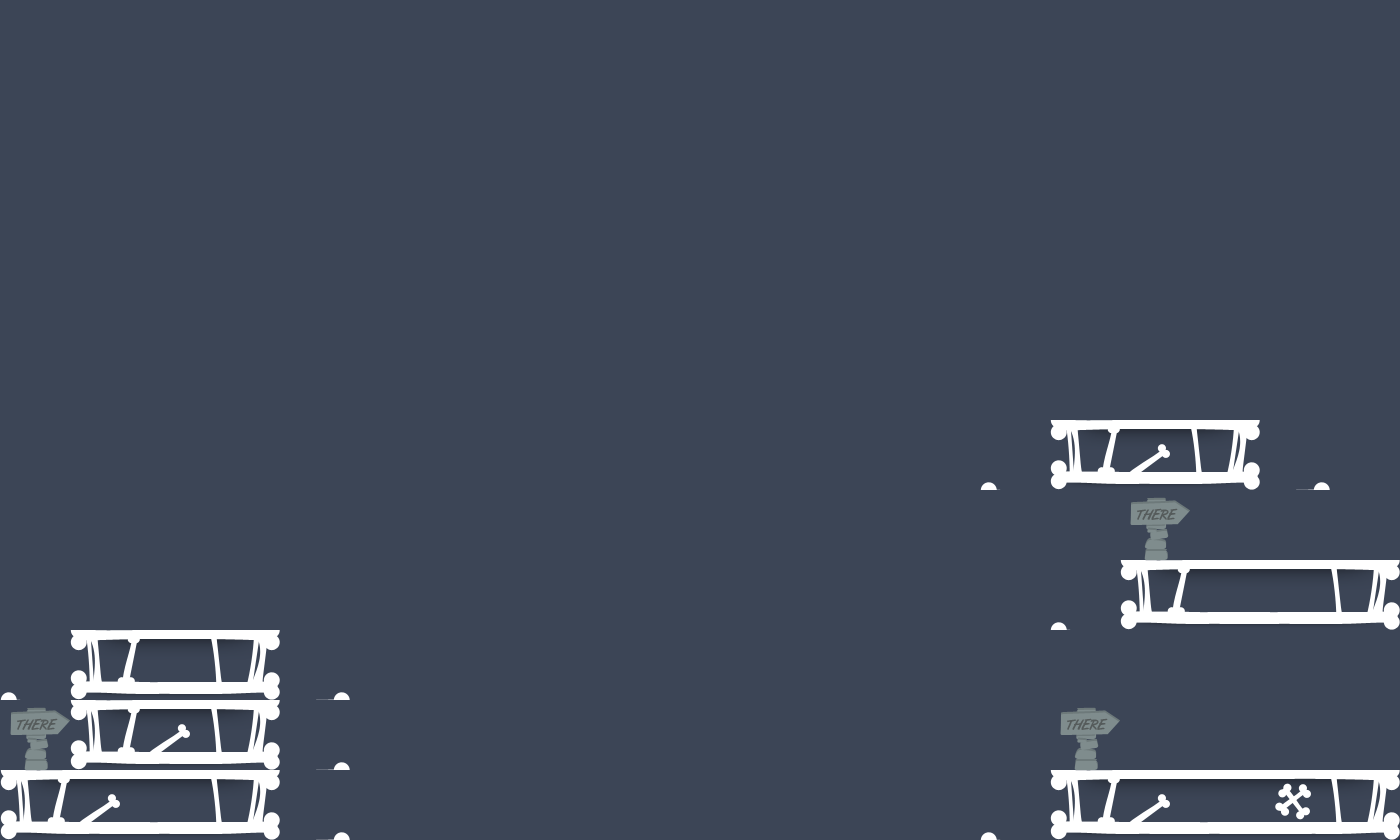

This game map was drawn from its Tiled (.tmx) file and the tilesets committed beside it. A one-line description and the trimmed map source follow:
An orthogonal 20x12 tile map with 70x70 px tiles, 2 tile layers (collision, foreground) and 9 objects (5x items, 3x enemy, player).

<map version="1.0" orientation="orthogonal" width="20" height="12" tilewidth="70" tileheight="70" backgroundcolor="#3c4556">
 <tileset firstgid="1" name="map_tiles_70" tilewidth="70" tileheight="70">
  <image source="map_tiles_70.png" width="560" height="140" />
  <tile id="0" />
  <tile id="1" />
  <tile id="2" />
  <tile id="3" />
 </tileset>
 <objectgroup color="#ffff00" name="items" width="20" height="12">
  <object name="gun" type="items" x="140" y="560" width="70" height="140">
   <properties>
    <property name="bullets" value="6" />
   </properties>
  </object>
  <object name="key" type="items" x="1190" y="700" width="70" height="140" />
  <object name="health" type="items" x="1330" y="700" width="70" height="140" />
  <object name="exit_sign" type="items" x="1190" y="350" width="70" height="140" />
  <object name="door" type="items" x="1120" y="350" width="70" height="140" />
 </objectgroup>
 <objectgroup color="#00aa00" name="player" width="20" height="12">
  <object name="player" type="player" x="0" y="686" width="70" height="140">
   <properties>
    <property name="hint" value="That rift is too wide to jump. I need a dash" />
   </properties>
  </object>
 </objectgroup>
 <objectgroup color="#ff0000" name="enemies" width="20" height="12">
  <object name="zombie" type="enemy" x="1190" y="476" width="70" height="140">
   <properties>
    <property name="archetype" value="spitter" />
   </properties>
  </object>
  <object name="zombie" type="enemy" x="1120" y="686" width="70" height="140">
   <properties>
    <property name="archetype" value="walker" />
   </properties>
  </object>
  <object name="zombie" type="enemy" x="1260" y="686" width="70" height="140">
   <properties>
    <property name="archetype" value="runner" />
   </properties>
  </object>
 </objectgroup>
 <layer name="collision" width="20" height="12">
  <data>[240 cells, 22 non-empty, 5 distinct tile ids]</data>
 </layer>
 <layer name="foreground" width="20" height="12">
  <data>[240 cells, 11 non-empty, 3 distinct tile ids]</data>
 </layer>
</map>
